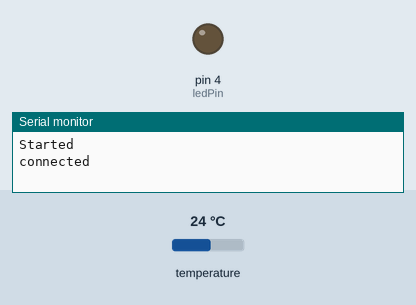
This sketch was run on a simulated Arduino Uno, built with avr-gcc and run on an emulated ATmega328P. Parts: output pins drawn as LEDs (lit = HIGH), the last lines printed to the serial monitor. Inputs (shaded band) come from the test bench; at power-on: temperature 24 °C. No radio packets arrive unless stated.

Above: at 17.8 s.
At 31.2 s:
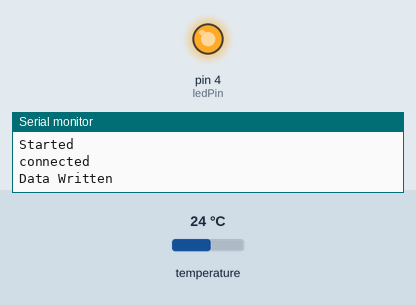
Timing chart, 0 to 46.3 s (numbered marks = the images above):
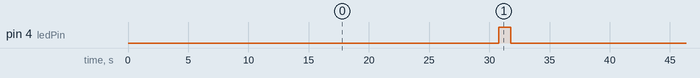

Measured:
- by itself, pin 4 (ledPin): alternates HIGH for 1.0 s and LOW for 30.8 s

The sketch:

ausSensor1.ino
```cpp
#include <SPI.h>
#include <nRF24L01.h>
#include <DS3232RTC.h>
#include <ArduinoJson.h>
#include <RF24.h>
#include <printf.h>
#include <EEPROM.h>
#include <Wire.h>
#include<avr/power.h>
#include<avr/sleep.h>
#define CHANNEL 102
#define MAX_MESSAGE_LEN 31
#include <OneWire.h>
#include <DallasTemperature.h>


#define ONE_WIRE_BUS 9 // port of NodeMCU=D4
OneWire oneWire(ONE_WIRE_BUS);
DallasTemperature sensors(&oneWire);

unsigned long sensorTime = 0;
int sensorInterval = 30000;

RF24 radio(8, 10); // CE, CSN


volatile uint8_t wakeupPin= 2;   // RTC provides a 1Hz interrupt signal on this pin
//volatile uint8_t wakeupPin= 3;   // RTC provides a 1Hz interrupt signal on this pin // pin for node 2

//uint8_t configpin = 7;
volatile uint8_t configpin = 5;
int ledPin = 4;
//int ledPin = 7;//for node 5
unsigned long configTimer;

const byte txAddr[6] = "00002";
const byte rxAddr[6] = "00001";

int sensorConfig = 0;

int retries = 0;
const char MESSAGE_BODY[] = "{\"d\":\"%s\",\"s\":%d}";
char messagePayload[MAX_MESSAGE_LEN];
char ack[MAX_MESSAGE_LEN] ="";
char timestamp[32];
char dataAck[] = "";
//char ackRecp[]= "Success";
char configPayload[MAX_MESSAGE_LEN]="";
int sensorValue = 0;  // variable to store the value coming from the sensor
int sensorPin = A0;  // variable to store the value coming from the sensor
int alarmSet = 0;
int TIME_INTERVAl= 1;

String DEVICE = "006"; //change

void pin2Interrupt()
{
     alarmSet = 1;
    detachInterrupt(digitalPinToInterrupt(wakeupPin));

}

/*void enterSleep(){
    retries = 0;
    attachInterrupt(digitalPinToInterrupt(wakeupPin), pin2Interrupt, FALLING);
    delay(100);
    set_sleep_mode(SLEEP_MODE_PWR_DOWN);
    sleep_enable();
    sleep_bod_disable();
    sleep_mode();

    sleep_disable();
  }*/


void setup() {
    Serial.begin(115200);
    printf_begin();
    Serial.println("Started");
    pinMode(wakeupPin, INPUT_PULLUP);
    pinMode(configpin,INPUT);
    pinMode(ledPin, OUTPUT);
    //digitalWrite(ledPin,HIGH);//for node 5 change
    pinMode(ONE_WIRE_BUS, INPUT);
    sensors.begin();
    //RTC.squareWave(SQWAVE_NONE); // Disable the default square wave of the SQW pin
    //RTC.setAlarm(alarmType, seconds, minutes, hours, dayOrDate);
    //RTC.setAlarm(ALM1_MATCH_SECONDS, 50, 0, 0, 0 );
    //RTC.alarm(ALARM_1);
    //RTC.alarmInterrupt(ALARM_1, true); // Enable alarm 1 interrupt A1IE
    radio.begin();
    radio.setAutoAck(1);
    radio.enableAckPayload();
    radio.enableDynamicPayloads();
    radio.setPALevel(RF24_PA_MIN);
    radio.setChannel(CHANNEL);
    radio.setDataRate(RF24_1MBPS);
    radio.setDataRate(RF24_250KBPS);
    radio.setAutoAck(1);
    radio.enableAckPayload();
    radio.setRetries(5,15);
    radio.openWritingPipe(txAddr);
    radio.openReadingPipe(1,rxAddr);
    radio.stopListening();
    Serial.println(radio.isChipConnected()?"connected":"not connected");
    delay(5000);
  //radio.printDetails();
}

void loop() {
    if(millis()-sensorTime>=sensorInterval){
  sensors.requestTemperatures();
  int t = sensors.getTempCByIndex(0);
  //int t = 26;
  snprintf(messagePayload,MAX_MESSAGE_LEN,MESSAGE_BODY,DEVICE.c_str(),t);
   if(radio.write(&messagePayload, sizeof(messagePayload))){
        Serial.println("Data Written");
        digitalWrite(ledPin,HIGH);
        //digitalWrite(ledPin,LOW);//for node5 change
        delay(1000);
        //digitalWrite(ledPin,HIGH);//for node 5 change
        digitalWrite(ledPin,LOW);
        Serial.println(messagePayload);
        Serial.println(sizeof(messagePayload));
        Serial.print("Going to sleep");
        if(messagePayload != NULL){
             memset(messagePayload,0,sizeof(messagePayload));
             Serial.println("buffer cleared");
          }
          if(radio.isAckPayloadAvailable())
            {
              radio.read(ack,sizeof(ack));
              Serial.println("received acknowledgement");
              Serial.println(ack);
              memset(ack,0,sizeof(ack));
              Serial.println("ack buffer cleared");
              //enterSleep();
            }else{
               Serial.print("no acknowledgement");
               //enterSleep();
              }

   }
//else if(retries==5){
//          Serial.println("Retries completed Going to sleep");
//          enterSleep();
//      }else{
//           Serial.println("retry");
//           retries++;
//        }
   delay(10);
   sensorTime = millis();
    //}


   /*if(alarmSet==1 & RTC.alarm(ALARM_1)){
      time_t timeNow;
      timeNow = RTC.get();
      formatTime(timestamp,timeNow);
      Serial.println(timestamp);
      int timeSleep = minute(timeNow)+TIME_INTERVAl;
      if(timeSleep>=59){
          timeSleep=timeSleep-59;
        }
       Serial.println(timeSleep);
       RTC.setAlarm(ALM1_MATCH_MINUTES, 0, timeSleep, 0, 0);
       alarmSet=0;
    }*/
 }

}
/*void formatTime(char *buf, time_t t)
{
    char m[4];    // temporary storage for month string (DateStrings.cpp uses shared buffer)
    strcpy(m, monthShortStr(month(t)));
    sprintf(buf, "%.2d:%.2d:%.2d %s %.2d %s %d",
        hour(t), minute(t), second(t), dayShortStr(weekday(t)), day(t), m, year(t));
}*/
```
